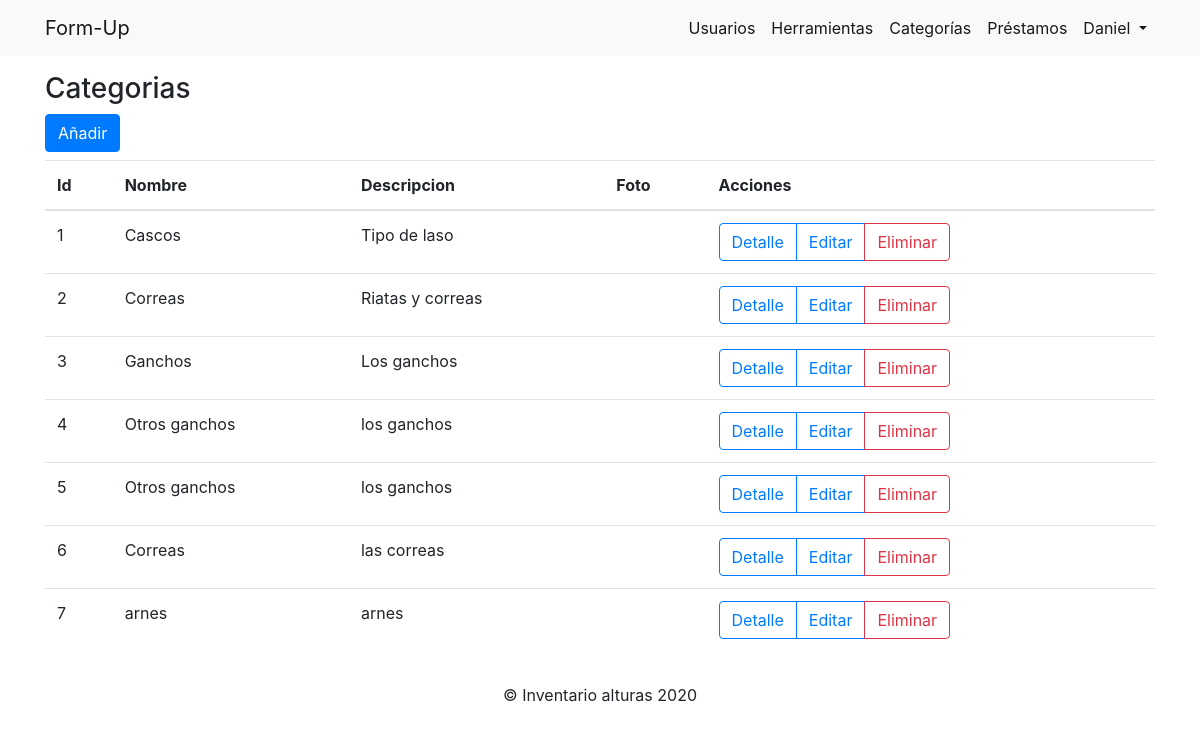
The page /index.php?controller=categories&action=index (signed in) on the database as committed earlier.
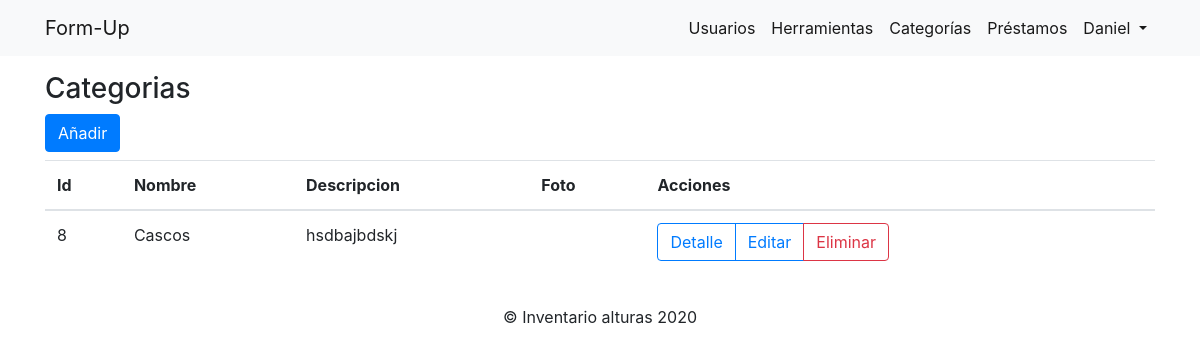
The same page on the database as committed later.
### tables this page shows
CREATE TABLE `categorias` (
  `id` int(11) NOT NULL,
  `nombre` varchar(230) NOT NULL,
  `descripcion` varchar(230) NOT NULL,
  `foto` varchar(230) DEFAULT NULL
);

### controllers/CategoriesController.php (called while the page is built, shortened)
<?php
class CategoriesController extends BaseController{
    public function index()
    {
        $categoria_obj  = new Category();
        $all_categorias = $categoria_obj->getAll();
        require_once 'views/dashboard/categories/index.php';
    }
}

### core/Connection.php (called while the page is built, shortened)
<?php
abstract class Connection
{
    public function __construct()
    {
        try
        {
            $this->dbConnection = new PDO(DB_DRIVER . ':host=' . DB_HOST . ';dbname=' . DB_NAME, DB_USER, DB_PASS);
        } catch (PDOException $ex) {
            echo $ex->getMessage();
            die();
        }
    }
}
?>

### models/Category.php (called while the page is built, shortened)
<?php
 class Category extends BaseModel
 {
    public function __construct($id=null,$nombre=null,$descripcion=null,$foto=null)
    {
        $this->table="categorias";
    }
 }

### core/BaseModel.php (called while the page is built, shortened)
<?php
class BaseModel extends Connection
{
    protected $table;
    public function getAll()
    {
        try {
            $sql = $this->dbConnection->prepare("SELECT * FROM ".$this->table);
            $sql->execute();
            $resultSet = null;
            while ($row = $sql->fetch(PDO::FETCH_OBJ)) {
                $resultSet[] = $row;
            }
            return $resultSet;
        } catch (PDOException $ex) {
            echo $ex->getMessage();
            die();
        }
    }
}
?>

### views/dashboard/categories/index.php (the view, shortened to what this page needs)
<?php include_once 'views/layouts/header.php' ?>
<?php include_once 'views/layouts/navbar.php' ?>
<div class="container my-3">
    <div class="row">
        <div class="col">
            <h3>Categorias</h3>
        </div>
    </div>
    <div class="row">
        <div class="col">
            <a href="index.php?controller=categories&action=create" class="btn btn-primary mb-2">Añadir</a>
            <table class="table">
                <thead>
                    <tr>
                        <th>Id</th>
                        <th>Nombre</th>
                        <th>Descripcion</th>
                        <th>Foto</th>
                        <th>Acciones</th>
                    </tr>
                </thead>
                <tbody>
                    <?php if(count($all_categorias)>0){?>
                        <?php foreach($all_categorias as $row){?>
                            <tr>
                                <td><?php echo $row->id ?></td>
                                <td><?php echo $row->nombre ?></td>
                                <td><?php echo $row->descripcion ?></td>
                                <td><?php echo $row->foto ?></td>
                                <td>
                                    <div class="btn-group" role="group" aria-label="Basic example">
                                        <a href="index.php?controller=categories&action=detail&id=<?php echo $row->id ?>" class="btn btn-outline-primary">Detalle</a>
                                        <a href="index.php?controller=categories&action=edit&id=<?php echo $row->id ?>" class="btn btn-outline-primary">Editar</a>
                                        <a href="index.php?controller=categories&action=delete" class="btn btn-outline-danger">Eliminar</a>
                                    </div>
                                </td>
                            </tr>
                        <?php }?>
                    <?php }?>
                </tbody>
            </table>
        </div>
    </div>
</div>
<?php include_once 'views/layouts/footer.php' ?>

### index.php (shortened to what this page needs)
<?php
$controller = isset($_GET["controller"]) ? $_GET["controller"] : "";
$action = isset($_GET["action"]) ? $_GET["action"] : "";
switch (ucwords($controller)) {
    case 'Categories':
        $controlador = 'CategoriesController';
        break;
}
$strFileController = 'controllers/' . $controlador . '.php';
if (is_file($strFileController)) {
    $controllerObj = new $controlador();
    if (method_exists($controllerObj, $action)) {
        $controllerObj->$action();
    } else {
        echo "No existe el método en el controlador";
    }
}

### views/layouts/header.php (shortened to what this page needs)
<!DOCTYPE html>
<html lang="en" dir="ltr">
  <head>
    <link rel="stylesheet" href="https://stackpath.bootstrapcdn.com/bootstrap/4.5.1/css/bootstrap.min.css">
  </head>
  <body>

### views/layouts/navbar.php (shortened to what this page needs)
<nav class="navbar navbar-expand-lg navbar-light bg-light">
    <div class="container">
        <a class="navbar-brand" href="#">Form-Up</a>
        <div class="collapse navbar-collapse" id="navbarSupportedContent">
            <ul class="navbar-nav ml-auto">
                <li class="nav-item active">
                    <a class="nav-link" href="index.php?controller=users&action=index">Usuarios</a>
                </li>
                <li class="nav-item active">
                    <a class="nav-link" href="index.php?controller=tools&action=index">Herramientas</a>
                </li>
                <li class="nav-item active">
                    <a class="nav-link" href="index.php?controller=categories&action=index">Categorías</a>
                </li>
                <li class="nav-item active">
                    <a class="nav-link" href="index.php?controller=loans&action=index">Préstamos</a>
                </li>
                <li class="nav-item dropdown active">
                    <a class="nav-link dropdown-toggle" href="#" id="navbarDropdown" role="button" data-toggle="dropdown" aria-haspopup="true" aria-expanded="false">
                        <?php
                            echo $_SESSION['username'];
                        ?>
                    </a>
                </li>
            </ul>
        </div>
    </div>
</nav>

### views/layouts/footer.php (shortened to what this page needs)
    <footer class="d-block text-center">© Inventario alturas <?php echo date("Y")?></footer>
    </body>
</html>

Rows that differ between the two databases and show on the page:
removed categorias: id "1", nombre "Cascos", descripcion "Tipo de laso"
removed categorias: id "2", nombre "Correas", descripcion "Riatas y correas"
removed categorias: id "3", nombre "Ganchos", descripcion "Los ganchos"
removed categorias: id "4", nombre "Otros ganchos", descripcion "los ganchos"
removed categorias: id "5", nombre "Otros ganchos", descripcion "los ganchos"
removed categorias: id "6", nombre "Correas", descripcion "las correas"
removed categorias: id "7", nombre "arnes", descripcion "arnes"
added categorias: id "8", nombre "Cascos", descripcion "hsdbajbdskj"
